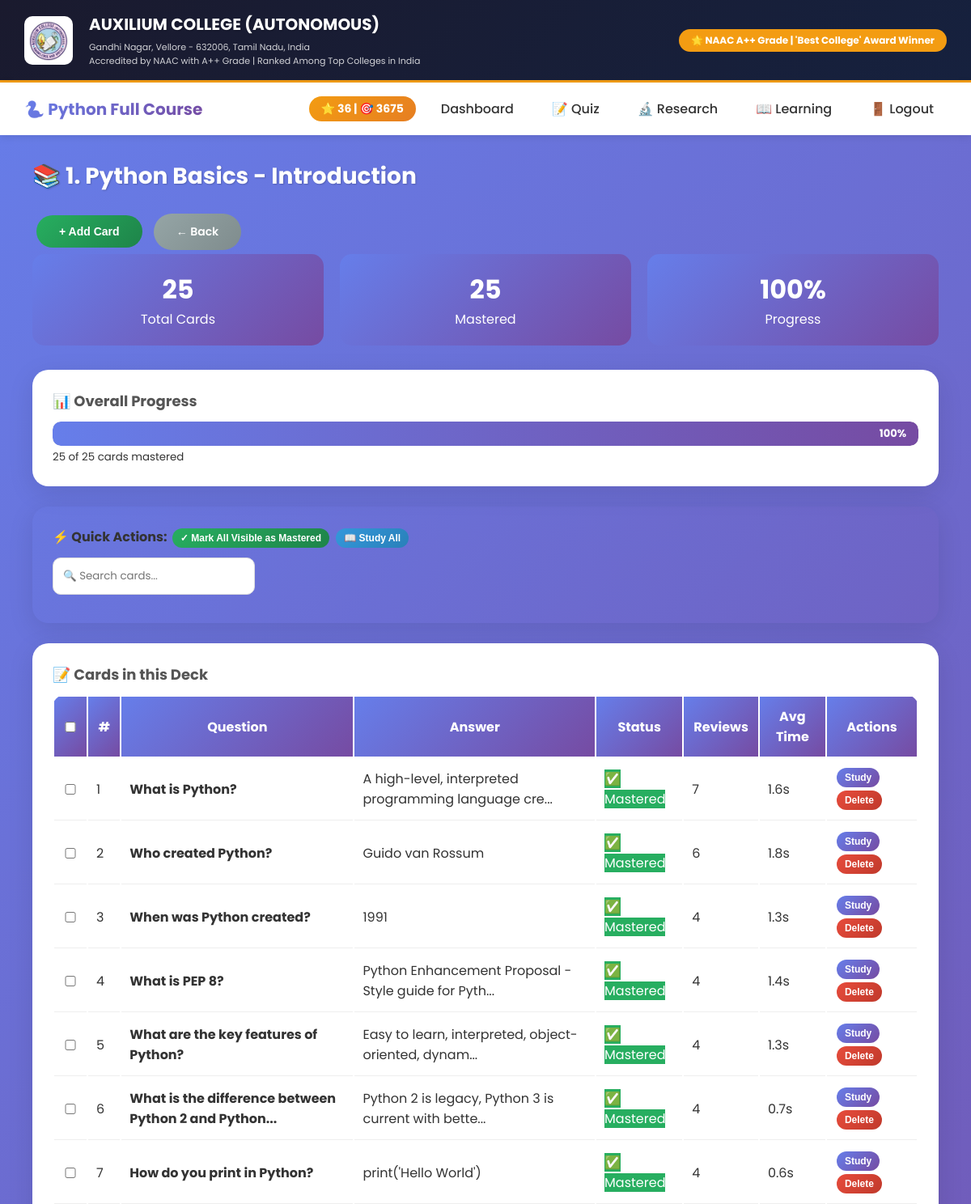
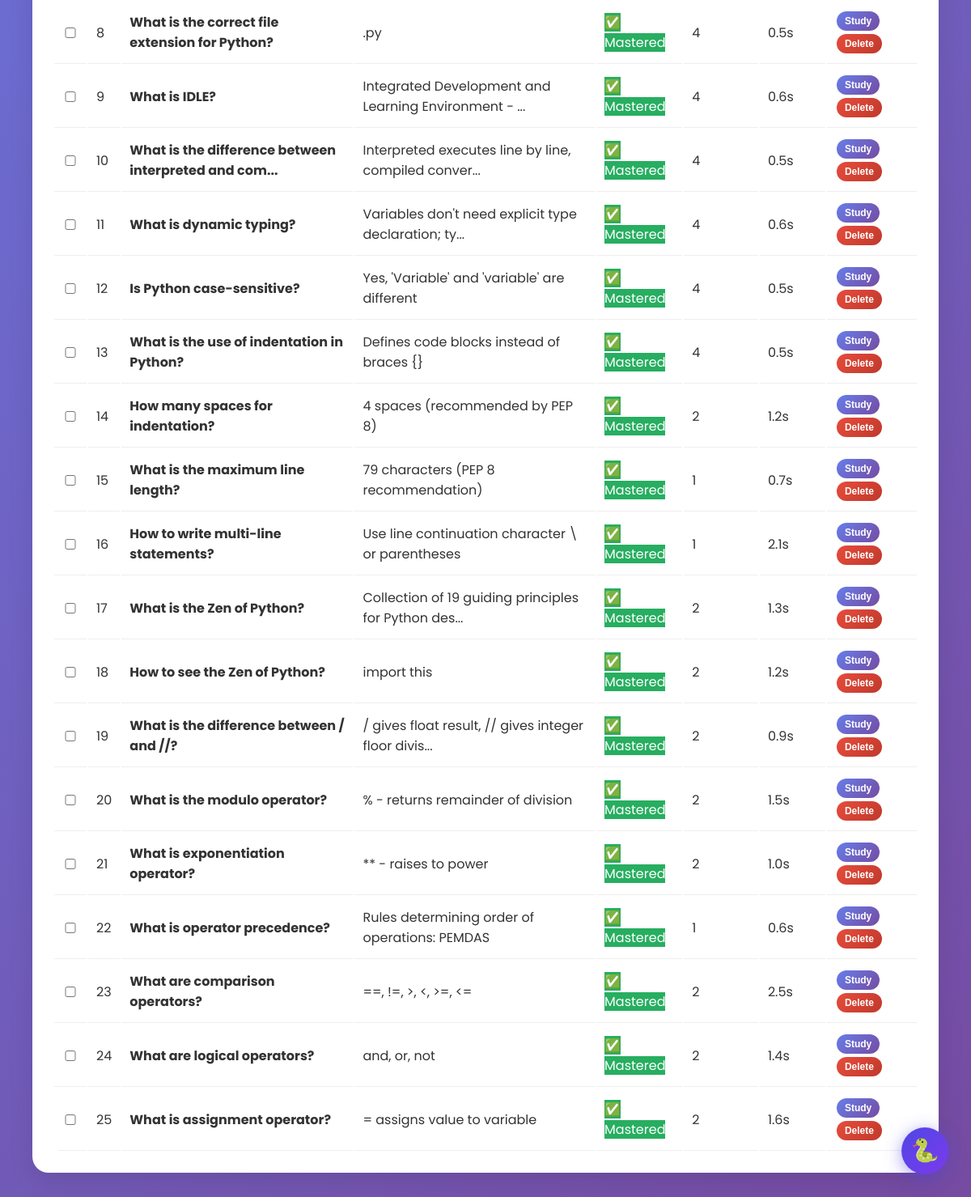
/deck/2 (signed in), run on the app's committed database (2 pictures, top to bottom).
### backend/models.py (models this page shows, shortened)
class User(db.Model, UserMixin):
    __tablename__ = 'users'
    id = db.Column(db.Integer, primary_key=True)
    username = db.Column(db.String(80), unique=True, nullable=False)
    email = db.Column(db.String(120), unique=True, nullable=False)
    password = db.Column(db.String(200), nullable=False)
    total_points = db.Column(db.Integer, default=0, nullable=False)
    total_studied = db.Column(db.Integer, default=0, nullable=False)
    streak = db.Column(db.Integer, default=0, nullable=False)
    last_study_date = db.Column(db.String(20), default=None)
    unlocked_decks = db.Column(db.Integer, default=999, nullable=False)
    stars = db.Column(db.Integer, default=0, nullable=False)
    created_at = db.Column(db.DateTime, default=datetime.utcnow)

class Deck(db.Model):
    __tablename__ = 'decks'
    id = db.Column(db.Integer, primary_key=True)
    name = db.Column(db.String(200), nullable=False)
    description = db.Column(db.Text, default='')
    user_id = db.Column(db.Integer, db.ForeignKey('users.id'), nullable=False)
    subject = db.Column(db.String(100), default='Python')
    difficulty = db.Column(db.String(20), default='Beginner')
    created_at = db.Column(db.DateTime, default=datetime.utcnow)
    cards = db.relationship('Card', backref='deck', lazy=True, cascade='all, delete-orphan')

class Card(db.Model):
    __tablename__ = 'cards'
    id = db.Column(db.Integer, primary_key=True)
    question = db.Column(db.Text, nullable=False)
    answer = db.Column(db.Text, nullable=False)
    deck_id = db.Column(db.Integer, db.ForeignKey('decks.id'), nullable=False)
    algorithm = db.Column(db.String(10), default='SM2')  # 'SM2' or 'FSRS'
    last_review = db.Column(db.DateTime, default=None)
    next_review = db.Column(db.DateTime, default=None)
    review_count = db.Column(db.Integer, default=0)
    avg_time = db.Column(db.Float, default=0.0)
    is_mastered = db.Column(db.Boolean, default=False)
    e_factor = db.Column(db.Float, default=2.5)
    interval = db.Column(db.Integer, default=1)
    stability = db.Column(db.Float, default=2.0)
    difficulty = db.Column(db.Float, default=5.0)

### backend/decks.py (the view)
    @app.route('/deck/<int:deck_id>')
    @login_required
    def view_deck(deck_id):
        deck = Deck.query.get(deck_id)
        if not deck or deck.user_id != current_user.id:
            flash('Deck not found!', 'error')
            return redirect(url_for('dashboard'))
        return render_template('view_deck.html', deck=deck)

### backend/app.py (called while the page is built)
@login_manager.user_loader
def load_user(user_id):
    return User.query.get(int(user_id))

### frontend/templates/view_deck.html (shortened to what this page needs)
{% extends "base.html" %}
{% block content %}
<div class="container mt-4">
    <div class="d-flex justify-content-between align-items-center mb-4">
        <h1 style="color: white;">📚 {{ deck.name }}</h1>
        <div>
            <button class="btn btn-success" onclick="showAddCardModal()">+ Add Card</button>
            <a href="{{ url_for('dashboard') }}" class="btn btn-secondary">← Back</a>
        </div>
    </div>
    <div class="stats-grid">
        <div class="stat-card">
            <div class="stat-number">{{ deck.cards|length }}</div>
            <div>Total Cards</div>
        </div>
        <div class="stat-card">
            <div class="stat-number" id="masteredCount">{{ deck.cards|selectattr('is_mastered', 'equalto', True)|list|length }}</div>
            <div>Mastered</div>
        </div>
        <div class="stat-card">
            <div class="stat-number" id="progressPercent">{{ (deck.cards|selectattr('is_mastered', 'equalto', True)|list|length / deck.cards|length * 100)|round|int if deck.cards|length > 0 else 0 }}%</div>
            <div>Progress</div>
        </div>
    </div>
    <div class="card">
        <h3>📊 Overall Progress</h3>
        <div class="progress-bar-container">
            <div class="progress-fill" id="progressBar" style="width: {{ (deck.cards|selectattr('is_mastered', 'equalto', True)|list|length / deck.cards|length * 100) if deck.cards|length > 0 else 0 }}%;">
                <span id="progressText">{{ (deck.cards|selectattr('is_mastered', 'equalto', True)|list|length / deck.cards|length * 100)|round|int if deck.cards|length > 0 else 0 }}%</span>
            </div>
        </div>
        <div class="text-center mt-2">
            <small id="masteredInfo">{{ deck.cards|selectattr('is_mastered', 'equalto', True)|list|length }} of {{ deck.cards|length }} cards mastered</small>
        </div>
    </div>
    <div class="card" style="background: linear-gradient(135deg, #667eea20, #764ba220);">
        <div class="d-flex justify-content-between align-items-center">
            <div>
                <strong>⚡ Quick Actions:</strong>
                <button class="btn btn-sm btn-success" onclick="markAllVisibleMastered()">✓ Mark All Visible as Mastered</button>
                <button class="btn btn-sm btn-info" onclick="studyAll()">📖 Study All</button>
            </div>
            <div>
                <input type="text" id="searchInput" placeholder="🔍 Search cards..." class="form-control" style="width: 250px; display: inline-block;" onkeyup="filterCards()">
            </div>
        </div>
    </div>
    <div class="card">
        <h3>📝 Cards in this Deck</h3>
        {% if deck.cards %}
            <div class="table-responsive">
                <table class="table table-hover" id="cardsTable">
                    <thead>
                        <tr>
                            <th style="width: 40px;"><input type="checkbox" id="selectAll" onclick="toggleSelectAll()"></th>
                            <th>#</th>
                            <th>Question</th>
                            <th>Answer</th>
                            <th>Status</th>
                            <th>Reviews</th>
                            <th>Avg Time</th>
                            <th>Actions</th>
                        </tr>
                    </thead>
                    <tbody id="cardsTableBody">
                        {% for card in deck.cards %}
                        <tr id="card-row-{{ card.id }}" data-card-id="{{ card.id }}" data-mastered="{{ card.is_mastered|lower }}">
                            <td><input type="checkbox" class="card-checkbox" data-card-id="{{ card.id }}"></td>
                            <td>{{ loop.index }}</td>
                            <td><strong>{{ card.question[:50] }}{% if card.question|length > 50 %}...{% endif %}</strong></td>
                            <td>{{ card.answer[:50] }}{% if card.answer|length > 50 %}...{% endif %}</td>
                            <td id="status-{{ card.id }}">
                                {% if card.is_mastered %}
                                    <span class="badge" style="background: #27ae60; color: white;">✅ Mastered</span>
                                {% else %}
                                    <span class="badge" style="background: #f39c12; color: white;">📖 Learning</span>
                                {% endif %}
                            </td>
                            <td>{{ card.review_count }}</td>
                            <td>{{ "%.1f"|format(card.avg_time) }}s</td>
                            <td>
                                <button class="btn btn-sm btn-primary" onclick="studyCard({{ card.id }})">Study</button>
                                <button class="btn btn-sm btn-danger" onclick="deleteCard({{ card.id }})">Delete</button>
                            </td>
                        </tr>
                        {% endfor %}
                    </tbody>
                </table>
            </div>
        {% else %}
            <div class="text-center py-5">
                <p style="font-size: 18px; color: #666;">No cards in this deck yet!</p>
                <button class="btn btn-primary" onclick="showAddCardModal()">➕ Add Your First Card</button>
            </div>
        {% endif %}
    </div>
</div>
{% endblock %}

### frontend/templates/base.html (shortened to what this page needs)
<!DOCTYPE html>
<html lang="en">
<head>
</head>
<body>
    <div class="college-header">
        <div class="college-info">
            <div class="college-logo">
                <img src="{{ url_for('static', filename='auxlogo.jpg') }}" alt="Auxilium Logo" onerror="this.innerHTML='📚'">
            </div>
            <div class="college-text">
                <h1>AUXILIUM COLLEGE (AUTONOMOUS)</h1>
                <p>Gandhi Nagar, Vellore - 632006, Tamil Nadu, India</p>
                <p>Accredited by NAAC with A++ Grade | Ranked Among Top Colleges in India</p>
            </div>
        </div>
        <div class="college-badge">🌟 NAAC A++ Grade | 'Best College' Award Winner</div>
    </div>
    <nav class="navbar">
        <div class="navbar-brand">🐍 Python Full Course</div>
        <div class="nav-links">
            {% if current_user.is_authenticated %}
                <span class="points-badge">
                    ⭐ {{ current_user.stars or 0 }} | 🎯 {{ current_user.total_points or 0 }}
                </span>
                <a href="{{ url_for('dashboard') }}">Dashboard</a>
                <a href="{{ url_for('quiz_select') }}">📝 Quiz</a>
                <a href="{{ url_for('research') }}">🔬 Research</a>
                <a href="{{ url_for('learning_material') }}">📖 Learning</a>
                <a href="{{ url_for('logout') }}">🚪 Logout</a>
            {% else %}
                <a href="{{ url_for('login') }}">🔑 Login</a>
                <a href="{{ url_for('register') }}">📝 Register</a>
            {% endif %}
        </div>
    </nav>
    <div class="container">
        {% block content %}{% endblock %}
    </div>
    {% if current_user.is_authenticated %}
    <div id="chat-btn" onclick="toggleChat()" title="Python Tutor Chatbot">🐍</div>
    {% endif %}
</body>
</html>

### frontend/templates/base.html (style rules this page uses)
* { margin: 0; padding: 0; box-sizing: border-box; }
body { font-family: 'Poppins', 'Segoe UI', Tahoma, Geneva, Verdana, sans-serif; background: linear-gradient(135deg, #667eea 0%, #764ba2 100%); min-height: 100vh; color: #333; }
.college-header { background: linear-gradient(135deg, #1a1a2e, #16213e); color: white; padding: 15px 30px; display: flex; justify-content: space-between; align-items: center; flex-wrap: wrap; gap: 15px; border-bottom: 3px solid #f39c12; }
.college-info { display: flex; align-items: center; gap: 20px; flex-wrap: wrap; }
.college-logo { width: 60px; height: 60px; background: white; border-radius: 10px; display: flex; align-items: center; justify-content: center; font-size: 30px; color: #1a1a2e; font-weight: bold; }
.college-logo img { width: 50px; height: 50px; object-fit: contain; }
.college-text h1 { font-size: 20px; margin-bottom: 5px; }
.college-text p { font-size: 11px; opacity: 0.8; }
.college-badge { background: #f39c12; padding: 5px 15px; border-radius: 25px; font-size: 12px; font-weight: bold; }
.navbar { background: white; padding: 12px 30px; display: flex; justify-content: space-between; align-items: center; flex-wrap: wrap; gap: 15px; box-shadow: 0 2px 10px rgba(0,0,0,0.1); }
.navbar-brand { font-size: 20px; font-weight: 700; background: linear-gradient(135deg, #667eea, #764ba2); -webkit-background-clip: text; -webkit-text-fill-color: transparent; }
.nav-links { display: flex; gap: 15px; align-items: center; flex-wrap: wrap; }
.nav-links a { text-decoration: none; color: #333; font-weight: 500; transition: all 0.3s; padding: 8px 16px; border-radius: 25px; }
.points-badge { background: linear-gradient(135deg, #f39c12, #e67e22); padding: 5px 15px; border-radius: 25px; color: white; font-weight: bold; font-size: 14px; display: inline-flex; align-items: center; gap: 8px; }
.container { max-width: 1200px; margin: 30px auto; padding: 0 20px; }
.card { background: white; border-radius: 20px; padding: 25px; margin-bottom: 25px; box-shadow: 0 8px 32px rgba(0,0,0,0.1); transition: transform 0.3s ease; }
.btn { display: inline-block; padding: 12px 28px; background: linear-gradient(135deg, #667eea, #764ba2); color: white; text-decoration: none; border-radius: 30px; border: none; cursor: pointer; font-weight: 600; transition: all 0.3s; margin: 5px; font-size: 14px; }
.btn-primary { background: linear-gradient(135deg, #667eea, #764ba2); }
.btn-danger { background: linear-gradient(135deg, #e74c3c, #c0392b); }
.btn-success { background: linear-gradient(135deg, #27ae60, #1e8449); }
.btn-info { background: linear-gradient(135deg, #3498db, #2980b9); }
.btn-secondary { background: linear-gradient(135deg, #95a5a6, #7f8c8d); }
.stat-card { background: linear-gradient(135deg, #667eea, #764ba2); color: white; padding: 20px; border-radius: 15px; text-align: center; transition: all 0.3s; }
.stat-number { font-size: 32px; font-weight: 700; }
.stats-grid { display: grid; grid-template-columns: repeat(auto-fit, minmax(200px, 1fr)); gap: 20px; margin-bottom: 30px; }
input, textarea, select { width: 100%; padding: 12px; margin: 10px 0; border: 1px solid #ddd; border-radius: 10px; font-family: inherit; transition: border 0.3s; }
.progress-bar-container { background: #e0e0e0; border-radius: 10px; height: 30px; overflow: hidden; }
.progress-fill { background: linear-gradient(90deg, #667eea, #764ba2); height: 100%; border-radius: 10px; transition: width 0.5s; display: flex; align-items: center; justify-content: flex-end; padding-right: 15px; color: white; font-size: 13px; font-weight: bold; }
h1 { font-size: 28px; margin-bottom: 20px; color: white; text-shadow: 1px 1px 2px rgba(0,0,0,0.2); }
h3 { font-size: 18px; margin-bottom: 12px; color: #555; }
#chat-btn { position: fixed; bottom: 28px; right: 28px; width: 58px; height: 58px; border-radius: 50%; background: linear-gradient(135deg, #4f46e5, #7c3aed); color: white; font-size: 28px; display: flex; align-items: center; justify-content: center; cursor: pointer; box-shadow: 0 4px 20px rgba(79,70,229,0.5); z-index: 9999; transition: transform 0.2s, box-shadow 0.2s; }

### frontend/templates/view_deck.html (style rules this page uses)
.table { width: 100%; background: white; border-radius: 15px; overflow: hidden; }
.table th { background: linear-gradient(135deg, #667eea, #764ba2); color: white; padding: 12px; }
.table td { padding: 10px; border-bottom: 1px solid #eee; vertical-align: middle; }
.btn-sm { padding: 5px 10px; font-size: 12px; margin: 2px; }

### data on the page
User: stars "36", total_points "3675"
Deck: name "1. Python Basics - Introduction"
Card: question "What is Python?", answer "A high-level, interpreted programming language cre", is_mastered "✅ Mastered", review_count "7", avg_time "1.6"
Card: question "Who created Python?", answer "Guido van Rossum", is_mastered "✅ Mastered", review_count "6", avg_time "1.8"
Card: question "When was Python created?", answer "1991", is_mastered "✅ Mastered", review_count "4", avg_time "1.3"
Card: question "What is PEP 8?", answer "Python Enhancement Proposal - Style guide for Pyth", is_mastered "✅ Mastered", review_count "4", avg_time "1.4"
Card: question "What are the key features of Python?", answer "Easy to learn, interpreted, object-oriented, dynam", is_mastered "✅ Mastered", review_count "4", avg_time "1.3"
Card: question "What is the difference between Python 2 and Python", answer "Python 2 is legacy, Python 3 is current with bette", is_mastered "✅ Mastered", review_count "4", avg_time "0.7"
Card: question "How do you print in Python?", answer "print('Hello World')", is_mastered "✅ Mastered", review_count "4", avg_time "0.6"
Card: question "What is the correct file extension for Python?", answer ".py", is_mastered "✅ Mastered", review_count "4", avg_time "0.5"
Card: question "What is IDLE?", answer "Integrated Development and Learning Environment -", is_mastered "✅ Mastered", review_count "4", avg_time "0.6"
Card: question "What is the difference between interpreted and com", answer "Interpreted executes line by line, compiled conver", is_mastered "✅ Mastered", review_count "4", avg_time "0.5"
Card: question "What is dynamic typing?", answer "Variables don't need explicit type declaration; ty", is_mastered "✅ Mastered", review_count "4", avg_time "0.6"
Card: question "Is Python case-sensitive?", answer "Yes, 'Variable' and 'variable' are different", is_mastered "✅ Mastered", review_count "4", avg_time "0.5"
Card: question "What is the use of indentation in Python?", answer "Defines code blocks instead of braces {}", is_mastered "✅ Mastered", review_count "4", avg_time "0.5"
Card: question "How many spaces for indentation?", answer "4 spaces (recommended by PEP 8)", is_mastered "✅ Mastered", review_count "2", avg_time "1.2"
Card: question "What is the maximum line length?", answer "79 characters (PEP 8 recommendation)", is_mastered "✅ Mastered", review_count "1", avg_time "0.7"
Card: question "How to write multi-line statements?", answer "Use line continuation character \\ or parentheses", is_mastered "✅ Mastered", review_count "1", avg_time "2.1"
Card: question "What is the Zen of Python?", answer "Collection of 19 guiding principles for Python des", is_mastered "✅ Mastered", review_count "2", avg_time "1.3"
Card: question "How to see the Zen of Python?", answer "import this", is_mastered "✅ Mastered", review_count "2", avg_time "1.2"
Card: question "What is the difference between / and //?", answer "/ gives float result, // gives integer floor divis", is_mastered "✅ Mastered", review_count "2", avg_time "0.9"
Card: question "What is the modulo operator?", answer "% - returns remainder of division", is_mastered "✅ Mastered", review_count "2", avg_time "1.5"
Card: question "What is exponentiation operator?", answer "** - raises to power", is_mastered "✅ Mastered", review_count "2", avg_time "1.0"
Card: question "What is operator precedence?", answer "Rules determining order of operations: PEMDAS", is_mastered "✅ Mastered", review_count "1", avg_time "0.6"
Card: question "What are comparison operators?", answer "==, !=, >, <, >=, <=", is_mastered "✅ Mastered", review_count "2", avg_time "2.5"
Card: question "What are logical operators?", answer "and, or, not", is_mastered "✅ Mastered", review_count "2", avg_time "1.4"
Card: question "What is assignment operator?", answer "= assigns value to variable", is_mastered "✅ Mastered", review_count "2", avg_time "1.6"

### other printed values
{{ deck.cards|length }} "25"
{{ deck.cards|selectattr('is_mastered', 'equalto', True)|list|length }} "25"
